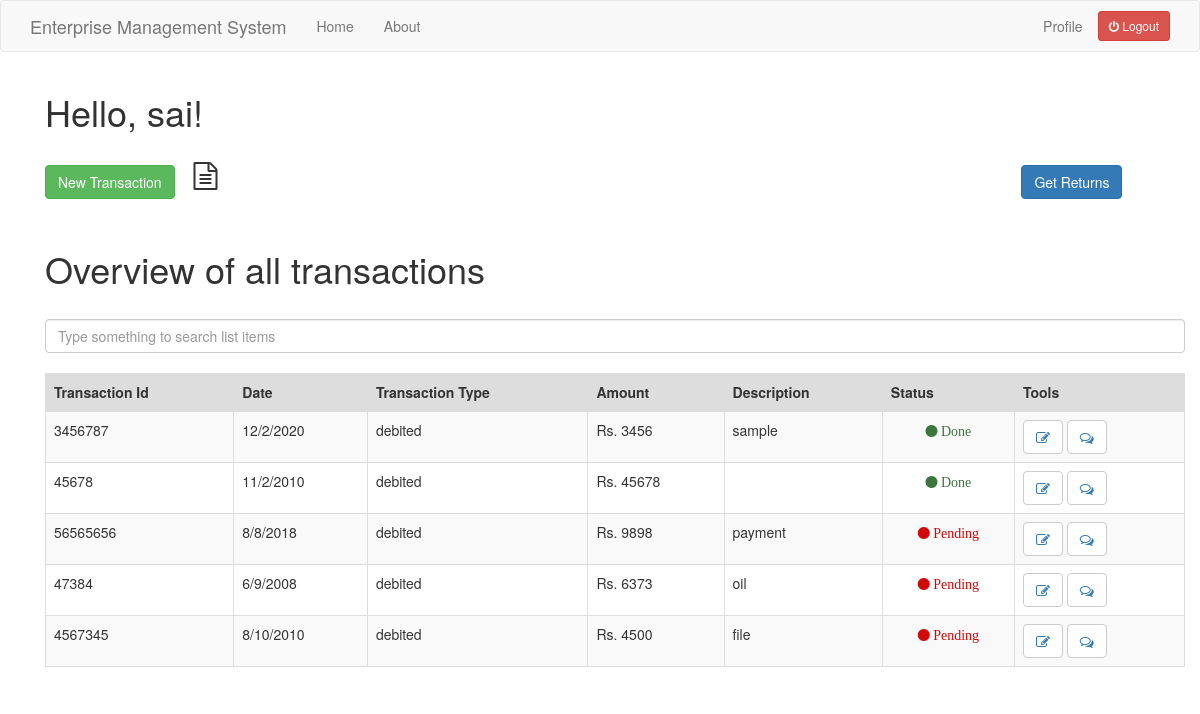
The page /index (signed in) on the database its author committed.
### app/models.py (models this page shows, shortened)
class User(UserMixin,db.Model):
    id = db.Column(db.Integer,primary_key=True)
    username = db.Column(db.String(64), index=True,unique=True)
    email = db.Column(db.String(120),index=True,unique=True)
    password_hash = db.Column(db.String(128))
    job = db.Column(db.String(64))
    posts = db.relationship('Post',backref='author',lazy='dynamic')
    comment = db.relationship('Comment',backref='comment_by',lazy='dynamic')
    about_me = db.Column(db.String(140))
    last_seen = db.Column(db.DateTime, default=datetime.utcnow)

class Transaction(db.Model):
    id = db.Column(db.Integer,primary_key=True)
    tr_id = db.Column(db.Integer)
    date = db.Column(db.String(64))
    description = db.Column(db.String(140))
    tr_type = db.Column(db.String(64))
    amount = db.Column(db.Integer)
    valid = db.Column(db.Boolean, default=False)
    user_id = db.Column(db.Integer,db.ForeignKey('user.id'))

### app/routes.py (the view)
@app.route('/index')
@login_required
def index():
    if current_user.job != 'Acc':
        transaction = Transaction.query.filter_by(user_id=current_user.id)
        return render_template("index.html", title='HomePage',transaction=transaction)
    else:
        return redirect(url_for('acc_index'))

### app/models.py (called while the page is built)
@login.user_loader
def load_user(id):
    return User.query.get(int(id))

### app/routes.py (called while the page is built)
@app.before_request
def before_request():
    if current_user.is_authenticated:
        current_user.last_seen = datetime.utcnow()
        db.session.commit()

### app/templates/index.html (shortened to what this page needs)
{% extends "base.html" %}
{% import 'bootstrap/wtf.html' as wtf %}
{% block app_content %}
<link rel="stylesheet" href="https://cdnjs.cloudflare.com/ajax/libs/font-awesome/4.7.0/css/font-awesome.min.css">
    <div class="container">
        <h1>Hello, {{ current_user.username }}!</h1>
        <br>
        <p> <a href="{{ url_for('add_transaction') }}" class="btn btn-success">New Transaction</a> <i class="fa fa-file-text-o fa-2x" aria-hidden="true" style="margin-left: 15px;"></i> <a href="{{ url_for('get_returns') }}" style="margin-left:800px;" class="btn btn-primary"> Get Returns </a> </p>
        <br>
        <h1>Overview of all transactions</h1>
        <br>
        <input class="form-control mb-4" id="tableSearch" type="text" placeholder="Type something to search list items">
        <br>
        <table class="table table-bordered table-striped" id="keywords">
            <thead>
                <tr style="background-color: #dddddd">
                    <th>Transaction Id</th>
                    <th>Date</th>
                    <th>Transaction Type</th>
                    <th>Amount</th>
                    <th>Description</th>
                    <th>Status</th>
                    <th>Tools</th>
                </tr>
            </thead>
            <tbody id="myTable">
            {% for po in transaction %}
                <tr>
                    <td>{{ po.tr_id }}</td>
                    <td>{{ po.date }}</td>
                    <td>{{ po.tr_type }}</td>
                    <td>Rs. {{ po.amount }}</td>
                    <td>{{ po.description }}</td>
                    <td>{% if po.valid == False %}
                      <p style="text-align: center;"><i class="fa fa-circle red" aria-hidden="true"> Pending</i></p>
                      {% else %}
                      <p style="text-align: center;"><i class="fa fa-circle green" aria-hidden="true"> Done</i></p>
                      {% endif %}
                    </td>
                    <td> <button type="button" class="btn btn-default"><a href="{{ url_for('edit_transaction', trans_id = po.id) }}"><i class="fa fa-pencil-square-o fa-1x" aria-hidden="true"></i></a></button>
                    <button type="button" class='btn btn-default'><a href="{{ url_for('add_comment', trans_id = po.id) }}"><i class="fa fa-comments-o fa-1x" aria-hidden="true"></i></a></button> </td>
                </tr>
            {% endfor %}
            </tbody>
        </table>
    </div>
{% endblock %}

### app/templates/base.html (shortened to what this page needs)
{% extends 'bootstrap/base.html' %}
{% block navbar %}
    <nav class="navbar navbar-default">
        <div class="container">
            <div class="navbar-header">
                <a class="navbar-brand">Enterprise Management System</a>
            </div>
            <div class="collapse navbar-collapse" id="bs-example-navbar-collapse-1">
                <ul class="nav navbar-nav">
                    <li><a href="{{ url_for('home') }}">Home</a></li>
                    <li><a href="{{ url_for('about') }}">About</a></li>
                </ul>
                <ul class="nav navbar-nav navbar-right">
                    {% if current_user.is_anonymous %}
                    <li><a href="{{ url_for('login') }}">Login</a></li>
                    {% else %}
                    <li><a href="{{ url_for('user', username=current_user.username) }}">Profile</a></li>
                    <li><p style="margin-top: 10px;"><a href="{{ url_for('logout') }}" class="btn btn-sm btn-danger"><i class="fa fa-power-off" aria-hidden="true"></i> Logout</a></p></li>
                    {% endif %}
                </ul>
            </div>
        </div>
    </nav>
{% endblock %}
{% block content %}
    <div class="container">
        {% block app_content %}{% endblock %}
    </div>
{% endblock %}

### app/templates/index.html (style rules this page uses)
.red { color: #d00909; }
.green { color: #3c763d; }

### rows shown on the page
User: username "sai"
Transaction: tr_id "3456787", date "12/2/2020", tr_type "debited", amount "3456", description "sample", shows "Done"
Transaction: tr_id "45678", date "11/2/2010", tr_type "debited", amount "45678", shows "Done"
Transaction: tr_id "56565656", date "8/8/2018", tr_type "debited", amount "9898", description "payment", valid "Pending"
Transaction: tr_id "47384", date "6/9/2008", tr_type "debited", amount "6373", description "oil", valid "Pending"
Transaction: tr_id "4567345", date "8/10/2010", tr_type "debited", amount "4500", description "file", valid "Pending"
